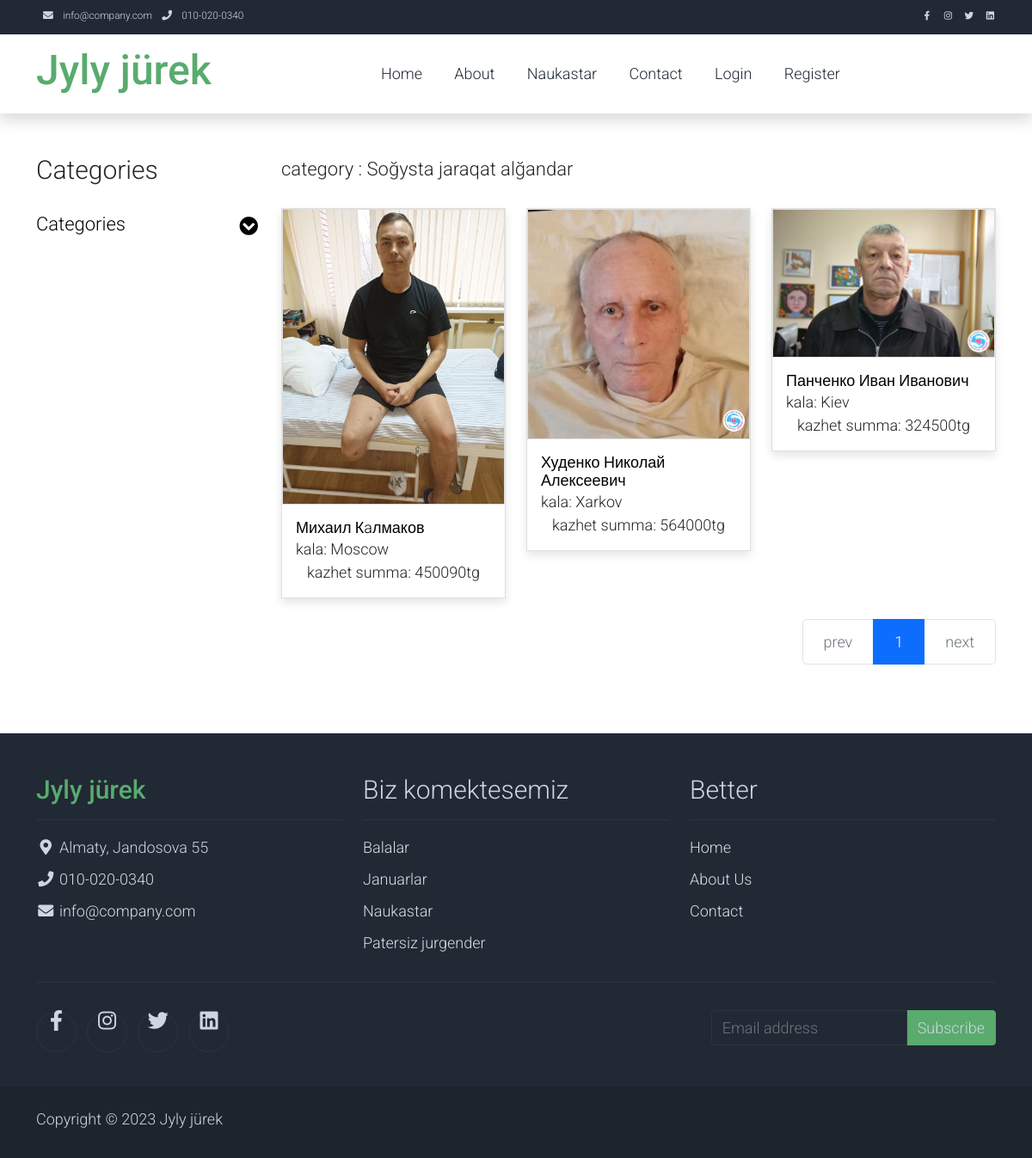
/zhurek/sogysta-jarakat-algandar/, run on the app's committed database.
### fond/models.py (models this page shows, shortened)
class Category(models.Model):
    name = models.CharField(max_length=250)
    slug = models.SlugField(unique=True, null=True, blank=True)
    poster = models.ImageField(null=True, blank=True, upload_to="category/photos/")
    created_at = models.DateTimeField(auto_now_add=True)
    def get_absolute_url(self):
        return reverse('category', kwargs={"slug": self.slug})

class Patient(models.Model):
    fullName = models.CharField(max_length=250)
    photo = models.ImageField(null=True, blank=True, upload_to="patient/photos/")
    description = models.TextField()
    address = models.CharField(max_length=250)
    moneySum = models.IntegerField(default=579000)
    jinalgany = models.IntegerField(default=123870)
    age = models.IntegerField(null=True, blank=True)
    disease = models.CharField(max_length=250)  # болезнь
    isInvalid = models.BooleanField(default=True)
    category = models.ForeignKey(Category, on_delete=models.RESTRICT)
    created_at = models.DateTimeField(auto_now_add=True)
    users = models.ManyToManyField(MyUser, through="Fond")
    def get_absolute_url(self):
        return reverse('single_patient', kwargs={"cat_slug": self.category.slug, "pk": self.pk})

### fond/views.py (the view)
# urls.py: path('zhurek/<slug:slug>/', CategoryView.as_view(), name="category"),
class CategoryView(DataMixin, DetailView):
    model = Category
    template_name = "fond/detail_cat.html"
    def get_context_data(self, **kwargs):
        context = super(CategoryView, self).get_context_data(**kwargs)
        activ = self.data()
        context['page_obj'] = activ
        mixin = self.get_user_context(title="category")
        return dict(list(context.items()) + list(mixin.items()))
    def data(self):
        queryset = self.object.patient_set.all()
        paginator = Paginator(queryset, 3)
        page = self.request.GET.get('page')
        activities = paginator.get_page(page)
        return activities

### fond/utils.py (called while the page is built)
    def get_user_context(self, **kwargs):
        context = kwargs
        cats = Category.objects.all()
        context["cats"] = cats
        return context

### fond/templates/fond/detail_cat.html (shortened to what this page needs)
{% extends 'fond/base.html' %}
{% load static %}
{% block base %}
    <div class="container py-5">
        <div class="row">
            <div class="col-lg-3">
                <h1 class="h2 pb-4">Categories</h1>
                <ul class="list-unstyled templatemo-accordion">
                    <li class="pb-3">
                        <a class="collapsed d-flex justify-content-between h3 text-decoration-none" href="#">
                            Categories
                            <i class="fa fa-fw fa-chevron-circle-down mt-1"></i>
                        </a>
                    </li>
                </ul>
            </div>
            <div class="col-lg-9">
            <div class="col-md-6">
                        <ul class="list-inline shop-top-menu pb-3 pt-1">
                            <li class="list-inline-item">
                                <a class="h3 text-dark text-decoration-none mr-3" href="#">category : {{ object.name }}</a>
                            </li>
                        </ul>
                    </div>
                <div class="row">
                    {% for electronica in page_obj %}
                        <div class="col-md-4">
                            <div class="card mb-4 product-wap rounded-0">
                                <div class="card rounded-0">
                                    <img class="card-img rounded-0 img-fluid" src="{{ electronica.photo.url }}" alt="...">
                                </div>
                                <div class="card-body">
                                    <a href="{{ electronica.get_absolute_url }}" class="h3 text-decoration-none">{{ electronica.fullName }}</a>
                                    <ul class="w-100 list-unstyled d-flex justify-content-between mb-0">
                                        <li>kala: {{ electronica.address }}</li>
                                    </ul>
                                    <p class="text-center mb-0">kazhet summa:  {{ electronica.moneySum }}tg</p>
                                </div>
                            </div>
                        </div>
                    {% endfor %}
                </div>
                <div class="row">
                    <ul class="pagination pagination-lg justify-content-end">
                        {% if page_obj.has_previous %}
                            <li class="page-item">
                                <a class="page-link" href="?page={{ page_obj.previous_page_number }}">prev</a>
                            </li>
                        {% else %}
                            <li class="page-item disabled">
                                <a class="page-link" href="#" tabindex="-1" aria-disabled="true">prev</a>
                            </li>
                        {% endif %}
                        {% for i in page_obj.paginator.page_range %}
                            {% if i == page_obj.number %}
                                <li class="page-item active"><a class="page-link">{{ i }}</a></li>
                            {% else %}
                                <li class="page-item"><a class="page-link" href="?page={{ i }}">{{ i }}</a></li>
                            {% endif %}
                        {% endfor %}
                        {% if page_obj.has_next %}
                            <li class="page-item">
                                <a class="page-link" href="?page={{ page_obj.next_page_number }}">next</a>
                            </li>
                        {% else %}
                            <li class="page-item disabled">
                                <a class="page-link" href="#" tabindex="-1" aria-disabled="true">next</a>
                            </li>
                        {% endif %}
                    </ul>
                </div>
            </div>
        </div>
    </div>
{% endblock base %}

### static/assets/css/templatemo.css (style rules this page uses)
body, ul, li, p, a, label, input, div { font-family: 'Roboto', sans-serif; font-size: 18px !important; font-weight: 300 !important; }
.h2 { font-family: 'Roboto', sans-serif; font-size: 30px !important; font-weight: 300; }
.h3 { font-family: 'Roboto', sans-serif; font-size: 22px !important; }
.templatemo-accordion a { color: #000; }
.product-wap { box-shadow: 0px 5px 10px 0px rgba(0, 0, 0, 0.10); }
.card.product-wap a { color: #000; }
.product-wap .h3, .product-wap li, .product-wap i, .product-wap p { font-size: 12px !important; }
@media (min-width: 992px) { .product-wap .h3, .product-wap li, .product-wap i, .product-wap p { font-size: 18px !important; } }

### data on the page
Category: name "Soğysta jaraqat alğandar"
Patient: photo (picture), fullName "Михаил Кaлмаков", address "Moscow", moneySum "450090"
Patient: photo (picture), fullName "Худенко Николай Алексеевич", address "Xarkov", moneySum "564000"
Patient: photo (picture), fullName "Панченко Иван Иванович", address "Kiev", moneySum "324500"

### other printed values
{{ i }} "1"
